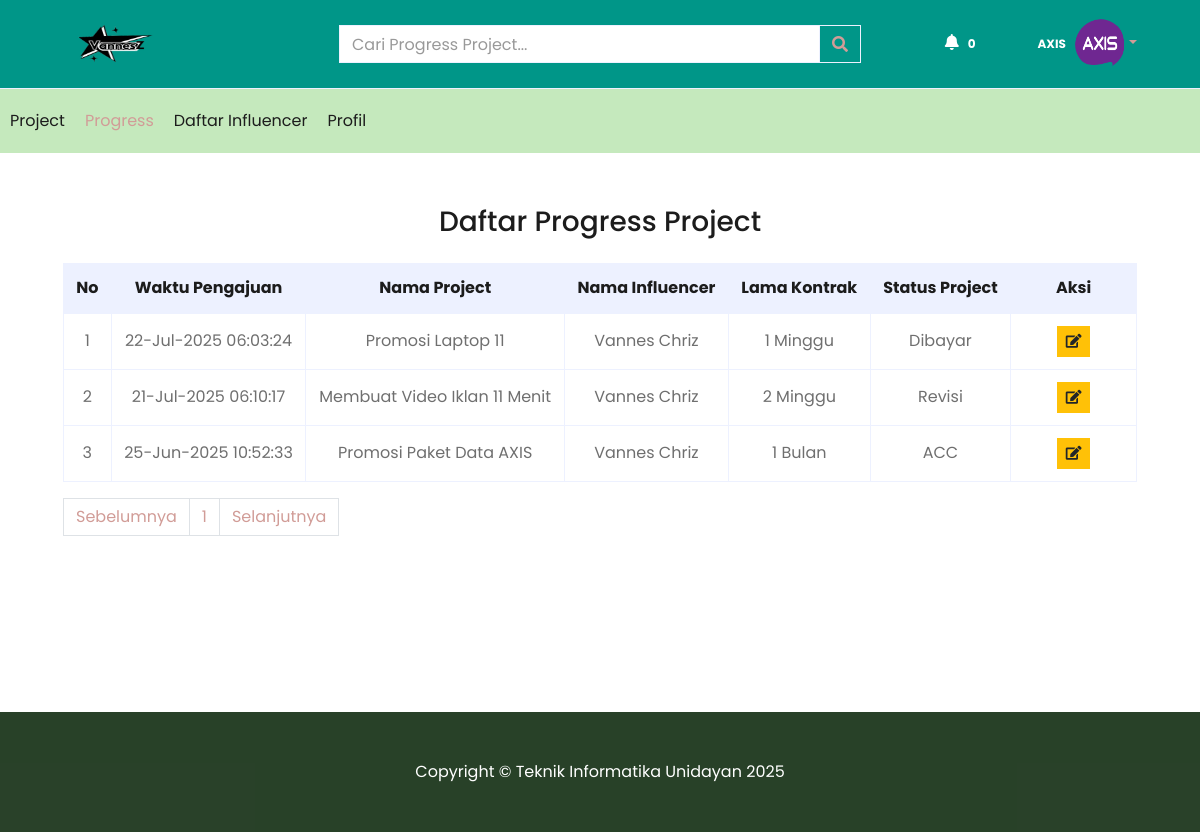
The app's page /vneszinfluencer/brand/progress.php (signed in) with its own data.
### tables this page shows
CREATE TABLE `tabel_akun_brand` (
  `id_brand` int(11) NOT NULL,
  `nama_brand` varchar(30) NOT NULL,
  `username` varchar(50) NOT NULL,
  `password` varchar(50) NOT NULL,
  `foto_profil` varchar(30) NOT NULL,
  `email` varchar(30) NOT NULL,
  `nomor_telepon` varchar(15) NOT NULL
);

CREATE TABLE `tabel_progress_project` (
  `id_progress` int(11) NOT NULL,
  `waktu_pengajuan` varchar(20) NOT NULL,
  `waktu_posting` varchar(20) NOT NULL,
  `waktu_pembayaran` varchar(20) NOT NULL,
  `waktu_pengeditan` varchar(20) NOT NULL,
  `logo_brand` varchar(30) NOT NULL,
  `nama_brand` varchar(30) NOT NULL,
  `nama_project` varchar(150) NOT NULL,
  `kategori` varchar(30) NOT NULL,
  `lama_kontrak` varchar(20) NOT NULL,
  `kriteria_project` text NOT NULL,
  `gaji_influencer` varchar(30) NOT NULL,
  `nama_influencer` varchar(30) NOT NULL,
  `link_draft` text NOT NULL,
  `link_bukti_post` text NOT NULL,
  `revisi` varchar(200) NOT NULL,
  `status_project` varchar(20) NOT NULL,
  `nomor_rekening` varchar(20) NOT NULL,
  `struk_bukti_pembayaran` varchar(30) NOT NULL
);

### vneszinfluencer/brand/progress.php (the view, shortened to what this page needs)
<?php
include '../koneksidb.php';
$user = $_SESSION['username'];
$pass = $_SESSION['password'];
$cari_progress = "";
$result = mysqli_query($db, "SELECT * FROM tabel_akun_brand where username = '$user' and password = '$pass'");
$akun_brand = mysqli_fetch_array($result);
if(isset($_POST['cari_progress'])){
    $cari_progress = $_POST['cari_progress'];
    $batas = 10;
	$halaman = isset($_GET['halaman'])?(int)$_GET['halaman'] : 1;
	$halaman_awal = ($halaman>1) ? ($halaman * $batas) - $batas : 0;
	$previous = $halaman - 1;
	$next = $halaman + 1;
    $result2 = mysqli_query($db, "SELECT * FROM tabel_progress_project");
    $jumlah_data = mysqli_num_rows($result2);
	$total_halaman = ceil($jumlah_data / $batas);
    $dataprogress = mysqli_query($db, "SELECT * FROM tabel_progress_project where nama_project LIKE '%".$_POST['cari_progress']."%' AND nama_brand='".$akun_brand['nama_brand']."' ORDER by id_progress DESC limit $halaman_awal, $batas");
    $nomor = $halaman_awal+1;
}else{
    $batas = 10;
	$halaman = isset($_GET['halaman'])?(int)$_GET['halaman'] : 1;
	$halaman_awal = ($halaman>1) ? ($halaman * $batas) - $batas : 0;
	$previous = $halaman - 1;
	$next = $halaman + 1;
    $result2 = mysqli_query($db, "SELECT * FROM tabel_progress_project");
    $jumlah_data = mysqli_num_rows($result2);
	$total_halaman = ceil($jumlah_data / $batas);
    $dataprogress = mysqli_query($db, "SELECT * FROM tabel_progress_project where nama_brand='".$akun_brand['nama_brand']."' ORDER by id_progress DESC limit $halaman_awal, $batas");
    $nomor = $halaman_awal+1;
}
?>
<!DOCTYPE html>
<html lang="en">
<head>
    <link href="https://cdnjs.cloudflare.com/ajax/libs/font-awesome/5.10.0/css/all.min.css" rel="stylesheet">
    <link href="../lib/owlcarousel/assets/owl.carousel.min.css" rel="stylesheet">
    <link href="../css/style.css" rel="stylesheet">
</head>
<body>
    <div class="container-fluid" style="background-color: #009688;">
        <div class="row align-items-center py-1 px-xl-5">
            <div class="col-lg-3 d-none d-lg-block">
                <a href="" class="text-decoration-none">
                    <h1 class="m-0 display-5 font-weight-semi-bold"><img src="logoaplikasi.png" alt="" width="100" height="80"></h1>
                </a>
            </div>
            <div class="col-lg-6 col-6 text-left">
                <form action="progress.php" method="post">
                    <div class="input-group">
                        <input type="text" class="form-control" placeholder="Cari Progress Project..." name="cari_progress" value="<?= $cari_progress;?>">
                        <div class="input-group-append">
                            <span class="input-group-text bg-transparent text-primary">
                                <i class="fa fa-search"></i>
                            </span>
                        </div>
                    </div>
                </form>
            </div>
            <div class="col-lg-3 col-6 text-right">
            <a href="notifikasi.php" class="mr-5">
                    <i class="fas fa-bell text-white"></i>
                    <span class="badge text-white">
                    <?php
                    if(isset($_SESSION['jumlah_notifikasi'])){
                        echo $_SESSION['jumlah_notifikasi'];
                    }else{
                        echo 0;
                    }
                    ?>
                    </span>
                </a>
                <a href="">
                    <span class="badge text-white"><?= $akun_brand['nama_brand'];?></span>
                    <a href="#" class=" dropdown-toggle" data-toggle="dropdown"> <img class="rounded-circle" alt="avatar1" src="gambar/<?= $akun_brand['foto_profil'];?>" width="50" height="50"/></a>
                </a>
            </div>
        </div>
    </div>
    <div class="container-fluid mb-1">
        <div class="row border-top px-0">
            <div class="col-lg-12 px-0">
                <nav class="navbar navbar-expand-lg navbar-light py-lg-0 px-0" style="background-color:rgba(185, 228, 175, 0.82);">
                    <div class="collapse navbar-collapse justify-content-between" id="navbarCollapse">
                        <div class="navbar-nav mr-auto py-0">
                            <a href="project.php" class="nav-item nav-link">Project</a>
                            <a href="progress.php" class="nav-item nav-link active">Progress</a>
                            <a href="daftarinfluencer.php" class="nav-item nav-link">Daftar Influencer</a>
                            <a href="profil.php" class="nav-item nav-link">Profil</a>
                        </div>
                    </div>
                </nav>
            </div>
        </div>
    </div>
    <div class="container-fluid pt-5 py-5">
        <div class="row px-xl-5 pb-3">
        <div class="col-lg-12">
            <div class="text-center mb-4">
                <h3><span class="px-2">Daftar Progress Project</span></h3>
            </div>
        </div>
        <div class="col-lg-12 table-responsive mb-5">
                <table class="table table-bordered text-center mb-0">
                    <thead class="bg-secondary text-dark">
                        <tr>
                            <th>No</th>
                            <th>Waktu Pengajuan</th>
                            <th>Nama Project</th>
                            <th>Nama Influencer</th>
                            <th>Lama Kontrak</th>
                            <th>Status Project</th>
                            <th>Aksi</th>
                        </tr>
                    </thead>
                    <tbody class="align-middle">
                    <?php while($data_progress_project = mysqli_fetch_array($dataprogress)) { ?>
                        <tr>
                            <td class="align-middle"><?= $nomor; ?></td>
                            <td class="align-middle"><?= $data_progress_project['waktu_pengajuan']; ?></td>
                            <td class="align-middle"><?= $data_progress_project['nama_project']; ?></td>
                            <td class="align-middle"><?= $data_progress_project['nama_influencer']; ?></td>
                            <td class="align-middle"><?= $data_progress_project['lama_kontrak']; ?></td>
                            <td class="align-middle"><?= $data_progress_project['status_project']; ?></td>
                            <td class="align-middle">
                            <div class="input-group quantity mx-auto" style="width: 100px;">
                                    <div class="input-group-btn mx-auto">
                                        <a href="detailprogress.php?id=<?= $data_progress_project['id_progress'];?>" class="btn btn-sm btn-warning" title="Edit">
                                        <i class="fa fa-edit"></i>
                                        </a>
                                    </div>
                                </div>
                            </td>
                        </tr>
                        <?php $nomor++; }?>
                    </tbody>
                </table>
                <nav>
                                    <ul class="pagination mt-3">
                                        <li class="page-item">
                                            <a class="page-link" <?php if($halaman > 1){ echo "href='?halaman=$previous'"; } ?>>Sebelumnya</a>
                                        </li>
                                        <?php
                                        for($x=1;$x<=$total_halaman;$x++){
                                            ?>
                                            <li class="page-item"><a class="page-link" href="?halaman=<?php echo $x ?>"><?php echo $x; ?></a></li>
                                            <?php
                                        }
                                        ?>
                                        <li class="page-item">
                                            <a  class="page-link" <?php if($halaman < $total_halaman) { echo "href='?halaman=$next'"; } ?>>Selanjutnya</a>
                                        </li>
                                    </ul>
                                </nav>
            </div>
        </div>
    </div>
    <div class="container-fluid text-white mt-5 pt-5 pb-5" style="background-color:rgba(11, 39, 11, 0.88);">
        <div class="row mx-xl-12 py-0">
            <div class="col-md-12 px-xl-0">
                <p class="mb-md-0 text-center text-white">
                    Copyright &copy; Teknik Informatika Unidayan 2025
                </p>
            </div>
        </div>
    </div>
</body>
</html>

### records on screen
tabel_akun_brand: nama_brand "AXIS", foto_profil (picture)
tabel_progress_project: waktu_pengajuan "22-Jul-2025 06:03:24", nama_project "Promosi Laptop 11", nama_influencer "Vannes Chriz", lama_kontrak "1 Minggu", status_project "Dibayar"
tabel_progress_project: waktu_pengajuan "21-Jul-2025 06:10:17", nama_project "Membuat Video Iklan 11 Menit", nama_influencer "Vannes Chriz", lama_kontrak "2 Minggu", status_project "Revisi"
tabel_progress_project: waktu_pengajuan "25-Jun-2025 10:52:33", nama_project "Promosi Paket Data AXIS", nama_influencer "Vannes Chriz", lama_kontrak "1 Bulan", status_project "ACC"
